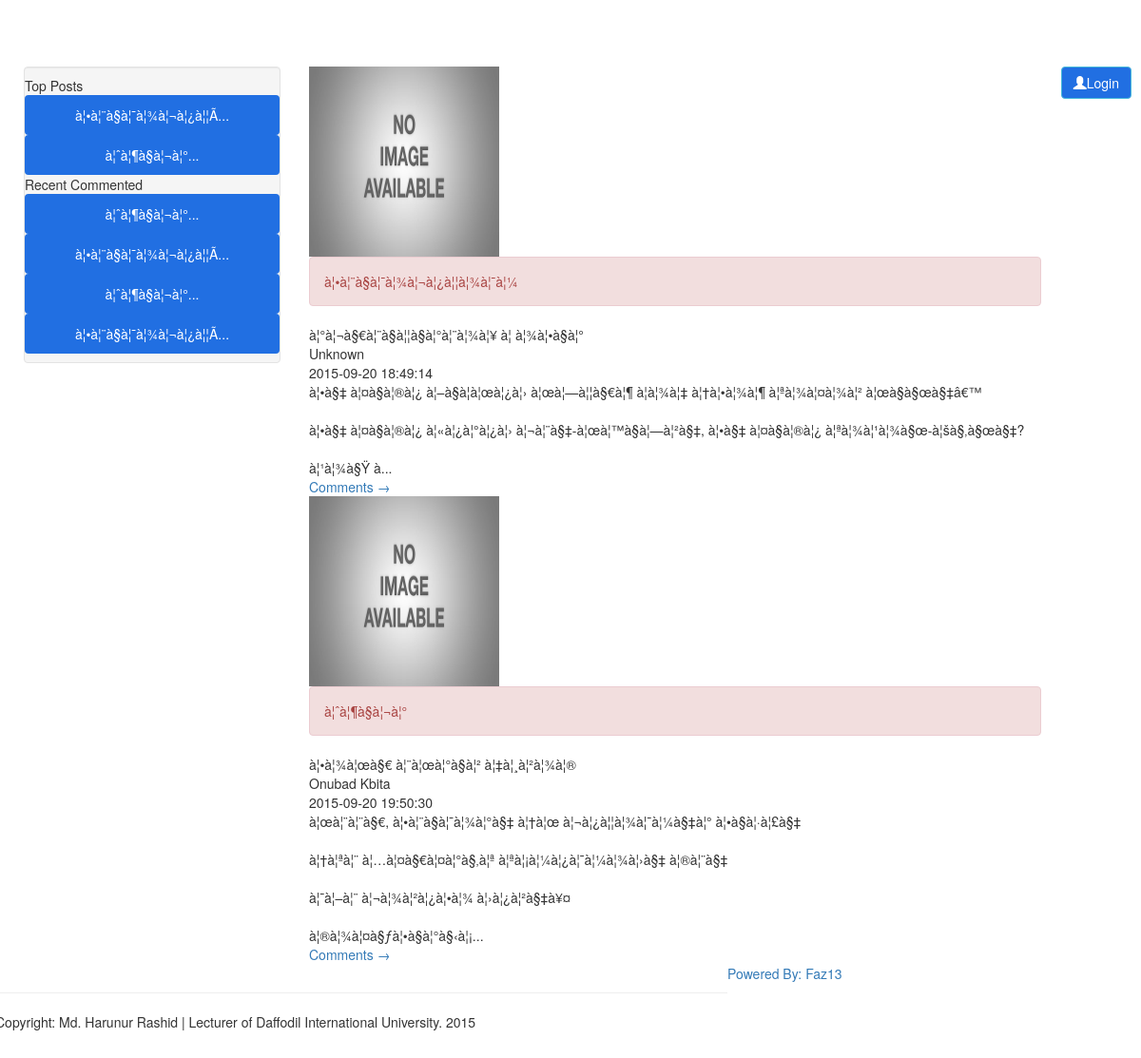
The page /post_output.php?issu=1 on the database its author committed.
### tables this page shows
CREATE TABLE `post` (
  `post_id` int(11) NOT NULL AUTO_INCREMENT,
  `user_id` int(11) NOT NULL,
  `issu_id` int(11) NOT NULL,
  `post_title` text NOT NULL,
  `post_writer` text NOT NULL,
  `cat` varchar(32) NOT NULL,
  `post_content` text NOT NULL,
  `post_publish_time` datetime NOT NULL,
  `post_img` text NOT NULL,
  PRIMARY KEY (`post_id`)
);

CREATE TABLE `comments` (
  `comment_id` int(11) NOT NULL AUTO_INCREMENT,
  `post_id` int(11) NOT NULL,
  `user_id` int(11) NOT NULL,
  `issu_id` int(11) NOT NULL,
  `comment` text NOT NULL,
  PRIMARY KEY (`comment_id`)
);

### post_output.php (the view, shortened to what this page needs)
<?php
include 'includes/header.php';
include 'includes/widget.php';
include 'includes/sidebar.php';
$issu_id=$_GET['issu'];
$userid = $_SESSION['user_id'];
$query=mysql_query("SELECT * FROM `blog_user` WHERE `user_id`='$userid'");
$result=mysql_fetch_array($query);
$admin=$result['admin'];
$output_post=mysql_query("SELECT * FROM `post` WHERE `issu_id` = '$issu_id'") or die(mysql_error());
?>
<div class="row">
    <div class="span8">
<?php
while($result=mysql_fetch_array($output_post))
{
    ?>
    <?php if($result['post_img']=='')
{
    ?>
    <img src="<?php echo "img/default_post.jpg"; ?>" height="200" width="200"/>
    <?php
}
    else{
        $image=$result['post_img'];
        $postid=$result['post_id'];
?>
<img src="<?php echo "img/$issu_id/$postid/$image";?>" height="200" width="200"/>
<?php }?>
    <div class="alert alert-danger"><?php echo $result['post_title'];?></div>
    <div><?php echo $result['post_writer'];?></div>
    <div><?php echo $result['cat'];?></div>
    <div><?php echo $result['post_publish_time'];?></div>
    <?php
    $content = nl2br($result['post_content']);
    if(strlen($content)>400)
    {
        $content = substr($content,0,500);
        $content = $content.'...';
    }?>
    <div><?php echo nl2br($content);?></div>
    <div><?php if($admin == 1){?><a href="delete_post.php?id=<?php echo $result['post_id']?>&userid=<?php echo $result['user_id']?>&issu=<?php echo $issu_id;?>">Delete</a>
        <a href="edit_post.php?id=<?php echo $result['post_id']?>&userid=<?php echo $result['user_id']?>&issu=<?php echo $issu_id;?>">Edit</a><?php }?>
        <a href="comments.php?id=<?php echo $result['post_id']?>&issu=<?php echo $issu_id;?>">Comments &rarr;</a>
    </div>
    <?php
}
?>
    </div>
</div>
<?php include 'includes/whole_footer.php';?>

### includes/sidebar.php (shortened to what this page needs)
<body style="background-image: url('img/blu2.jpg');">
    <div class="container" style="background: white; border-radius: 2px; padding: 10px;">
      <div class="row">
        <div class="span3">
          <div class="well sidebar-nav">
            <ul class="nav nav-list">
              <li class="nav-header">Top Posts</li>
              <?php
                 $top_comments_count = mysql_query("SELECT `post_id`, COUNT(`comment_id`) FROM `comments` GROUP BY `post_id`");
                 $all=array();
                 while($top_comments_counts=mysql_fetch_array($top_comments_count))
                    {
                        $all_a=array($top_comments_counts[1],$top_comments_counts['post_id']);
                        $all[]=$all_a;
                    }
                  array_multisort($all);
                  rsort($all);
                  foreach($all as $value)
                    {
                        $post_id=$value[1];
                        $post=mysql_fetch_array(mysql_query("SELECT * FROM `post` WHERE `post_id` = '$post_id'"));
                        $post_title = $post['post_title'];
                        if(strlen($post_title)>20)
                        {
                            $post_title = substr($post_title,0,50).'...';
                        }
                        $post_issu_id= $post['issu_id'];
                        ?>
                        <li><a style="color: white;" class="btn" href="comments.php?id=<?php echo $post_id?>&issu=<?php echo $post_issu_id?>"><?php echo $post_title;?></a></li>
                        <?php
                    }
              ?>
              <li class="nav-header">Recent Commented</li>
              <?php
                    $recent_comments_re=mysql_query("SELECT * FROM `comments` ORDER BY `comment_id` DESC") or die(mysql_error());
                    while($recent_comments = mysql_fetch_array($recent_comments_re))
                    {
                        $post_id = $recent_comments['post_id'];
                        if($post_id == $repet_stop)
                        {
                            continue;
                        }
                        $repet_stop = $post_id;
                        $recent_comment = mysql_fetch_array(mysql_query("SELECT * FROM `post` WHERE `post_id` ='$post_id'"));
                        $post_title_re = $recent_comment['post_title'];
                        if(strlen($post_title_re)>20)
                        {
                            $post_title_re = substr($post_title_re,0,50).'...';
                        }
                        $post_issu_id= $recent_comment['issu_id'];
                        ?>
                        <li><a style="color: white;" class="btn" href="comments.php?id=<?php echo $post_id?>&issu=<?php echo $post_issu_id?>"><?php echo $post_title_re;?></a></li>
                        <?php
                    }
              ?>
              </ul>
          </div>
        </div>

### css/style.css (style rules this page uses)
.btn { background: #216FE2; }

### includes/header.php (style rules this page uses)
body { padding-top: 60px; padding-bottom: 40px; }
.sidebar-nav { padding: 9px 0; }

### rows shown on the page
post: post_title "à¦•à¦¨à§à¦¯à¦¾à¦¬à¦¿à¦¦Ã...", post_title "à¦•à¦¨à§à¦¯à¦¾à¦¬à¦¿à¦¦à¦¾à¦¯à¦¼", post_writer "à¦°à¦¬à§€à¦¨à§à¦¦à§à¦°à¦¨à¦¾à¦¥ à¦ à¦¾à¦•à§à¦°", cat "Unknown", post_publish_time "2015-09-20 18:49:14", content "à¦•à§‡ à¦¤à§à¦®à¦¿ à¦–à§à¦à¦œà¦¿à¦› à¦œà¦—à¦¦à§€à¦¶ à¦­à¦¾à¦‡ à¦†à¦•à¦¾à¦¶ à¦ªà¦¾à¦¤à¦¾à¦² à¦œà§à§œà§‡â€™ à¦•à§‡ à¦¤à§à¦®à¦¿ à¦«à¦¿à¦°à¦¿à¦› à¦¬à¦¨à§‡-à¦œà¦™à§à¦—à¦²à§‡, à¦•à§‡ à¦¤à§à¦®à¦¿ à¦ªà¦¾à¦¹à¦¾à§œ-à¦šà§‚à§œà§‡? à¦¹à¦¾à§Ÿ à..."
post: post_title "à¦ˆà¦¶à§à¦¬à¦°...", post_title "à¦ˆà¦¶à§à¦¬à¦°", post_writer "à¦•à¦¾à¦œà§€ à¦¨à¦œà¦°à§à¦² à¦‡à¦¸à¦²à¦¾à¦®", cat "Onubad Kbita", post_publish_time "2015-09-20 19:50:30", content "à¦œà¦¨à¦¨à§€, à¦•à¦¨à§à¦¯à¦¾à¦°à§‡ à¦†à¦œ à¦¬à¦¿à¦¦à¦¾à¦¯à¦¼à§‡à¦° à¦•à§à¦·à¦£à§‡ à¦†à¦ªà¦¨ à¦…à¦¤à§€à¦¤à¦°à§‚à¦ª à¦ªà¦¡à¦¼à¦¿à¦¯à¦¼à¦¾à¦›à§‡ à¦®à¦¨à§‡ à¦¯à¦–à¦¨ à¦¬à¦¾à¦²à¦¿à¦•à¦¾ à¦›à¦¿à¦²à§‡à¥¤ à¦®à¦¾à¦¤à§ƒà¦•à§à¦°à§‹à¦¡..."
comments: post.post_title "à¦ˆà¦¶à§à¦¬à¦°..."
comments: post.post_title "à¦•à¦¨à§à¦¯à¦¾à¦¬à¦¿à¦¦Ã..."
comments: post.post_title "à¦ˆà¦¶à§à¦¬à¦°..."
comments: post.post_title "à¦•à¦¨à§à¦¯à¦¾à¦¬à¦¿à¦¦Ã..."
